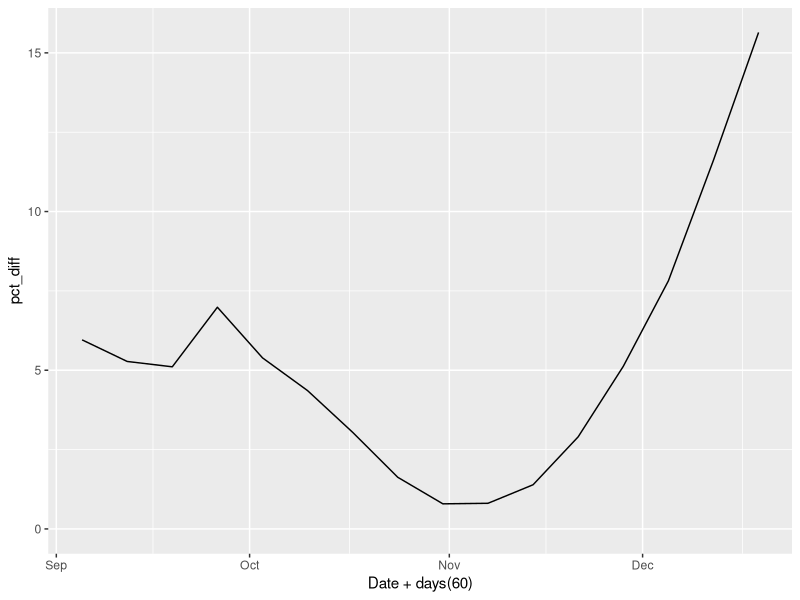

Here is the R script that generated this plot: (Note: this script raises an error after producing the figure.)
library(tidyverse)
library(magrittr)
library(lubridate)
library(scales)
library(ggtext)
library(patchwork)

Sys.setlocale("LC_ALL", "da_DK.UTF-8")

my_breaks <- c(ymd("2021-10-01"), ymd("2021-12-01"))

# Read and clean up -------------------------------------------------------

bt_1 <- read_csv2("../data/tidy_breakthru_table1.csv")
bt_2 <- read_csv2("../data/tidy_breakthru_table2.csv")

# function for calculating test adjusted incidence
tai <- function(pop, pos, tests, beta) {
  pos / (pop * (tests / pop)**beta) * 100000
}

beta <- 0.5
# Check that table2 data is consistent with table1 data -------------------

# check that cases and repositive numbers match
bt_2 %>%
  group_by(Week, Type, Variable, Group, Vax_status) %>%
  summarize(Number_table2 = sum(Value, na.rm = TRUE)) %>%
  inner_join(filter(bt_1, Type == "antal" & Variable == "cases"), by = c("Week", "Type", "Variable", "Group", "Vax_status")) %>%
  mutate(Check = Number_table2 == Value) %>%
  pull(Check) %>%
  all() # -> they are identical in table 1 and 2, as expected.

# compare my calculation of population sizes with those in table 1
temp_df_1 <- bt_2 %>%
  filter(Variable %in% c("cases", "tests")) %>%
  pivot_wider(names_from = c(Type, Variable, Group), values_from = Value, names_sep = "_") %>%
  select(-incidence_tests_alle, -antal_tests_total) %>%
  mutate(
    antal_personer_notprevpos = antal_cases_notprevpos / incidence_cases_notprevpos * 100000,
    antal_personer_alle = (antal_cases_notprevpos + antal_cases_prevpos) / incidence_cases_alle * 100000,
    antal_personer_prevpos = antal_personer_alle - antal_personer_notprevpos,
    incidence_cases_prevpos = antal_cases_prevpos / antal_personer_prevpos * 100000,
    antal_tests_prevpos = antal_tests_alle - antal_tests_notprevpos
  ) %>%
  select(-incidence_cases_alle, -antal_tests_alle) %>%
  pivot_longer(c(antal_cases_notprevpos:antal_tests_prevpos), names_to = c("Type", "Variable", "Group"), values_to = "Value", names_sep = "_") %>%
  arrange(Aldersgruppe, Week, Vax_status, Type, Variable, Group)

temp_df_1 <- bt_2 %>%
  filter(Variable %in% c("cases", "tests")) %>%
  pivot_wider(names_from = c(Type, Variable, Group), values_from = Value, names_sep = "_") %>%
  select(-incidence_tests_alle, -antal_tests_total) %>%
  mutate(
    antal_personer_notprevpos = antal_cases_notprevpos / incidence_cases_notprevpos * 100000,
    antal_personer_alle = (antal_cases_notprevpos + antal_cases_prevpos) / incidence_cases_alle * 100000,
    antal_personer_prevpos = antal_personer_alle - antal_personer_notprevpos,
    incidence_cases_prevpos = antal_cases_prevpos / antal_personer_prevpos * 100000,
    antal_tests_prevpos = antal_tests_alle - antal_tests_notprevpos,
    incidence_tac_notprevpos = tai(antal_personer_notprevpos, antal_cases_notprevpos, antal_tests_notprevpos, beta),
    incidence_tac_prevpos = tai(antal_personer_prevpos, antal_cases_prevpos, antal_tests_prevpos, beta)
  ) %>%
  select(-incidence_cases_alle, -antal_tests_alle) %>%
  pivot_longer(c(antal_cases_notprevpos:incidence_tac_prevpos), names_to = c("Type", "Variable", "Group"), values_to = "Value", names_sep = "_") %>%
  arrange(Aldersgruppe, Week, Vax_status, Type, Variable, Group)

pop_check <- temp_df_1 %>%
  filter(Type != "incidence") %>%
  group_by(Week, Vax_status, Type, Variable, Group) %>%
  summarize(
    Table2 = sum(Value, na.rm = TRUE)
  ) %>%
  inner_join(filter(bt_1, Type == "antal" & Variable == "personer"), by = c("Week", "Type", "Variable", "Group", "Vax_status")) %>%
  mutate(
    Diff = Table2 - Value,
    Diff_pct = round(abs(Diff / Table2) * 100, 2)
  ) %>% 
  arrange(desc(Diff_pct))
# -> Within the categories that I'm using ("Ingen vaccination" and "Anden vaccination") the max percent difference is 0.11% -> I trust the calculation.

# compare my calculation of prev infection population with those calculated from table 1. Given that the above check was OK, this is just a double check.
prevpos_check <- temp_df_1 %>%
  filter(Type != "incidence") %>%
  group_by(Week, Vax_status, Type, Variable, Group) %>%
  summarize(
    Table2 = sum(Value, na.rm = TRUE)
  ) %>%
  inner_join(filter(bt_1, Type == "antal" & Variable == "personer"), by = c("Week", "Type", "Variable", "Group", "Vax_status")) %>%
  rename(Table1 = Value) %>%
  # pivot swap
  pivot_wider(names_from = c(Variable, Group), values_from = c(Table1, Table2), names_sep = "_") %>%
  pivot_longer(c(-Week, -Vax_status, -Type), names_to = c("Dataset", "Variable", "Group"), values_to = "value", names_sep = "_") %>%
  pivot_wider(names_from = c(Variable, Group), values_from = value, names_sep = "_") %>%
  mutate(
    personer_prevpos = personer_alle - personer_notprevpos
  ) %>%
  select(-personer_alle, -personer_notprevpos) %>%
  pivot_wider(names_from = Dataset, values_from = personer_prevpos) %>%
  mutate(
    Diff = Table2 - Table1,
    Diff_pct = round(abs(Diff / Table2) * 100, 2)
  ) %>% 
  arrange(desc(Diff_pct))
# -> Within the categories that I'm using ("Ingen vaccination" and "Anden vaccination") the max percent difference is 1.97% and most are <1% -> I still trust the calculation.

# Check how my calculations compare with total infected over time ------------

temp_df_2 <- prevpos_check %>%
  filter(Vax_status %in% c("Ingen vaccination", "Første vaccination", "Anden vaccination")) %>%
  group_by(Week) %>%
  summarize(Table2 = sum(Table2, na.rm = TRUE)) %>%
  mutate(Date = as.Date(paste0("2021", sprintf("%02d", Week), "7"), "%Y%U%u"))

x <- read_csv2("../data/SSI_daily_data.csv") %>%
  filter(name == "Positive") %>%
  select(Date, daily) %>%
  mutate(cum_daily = cumsum(daily)) %>%
  full_join(temp_df_2, by = "Date") %>%
  mutate(Table2 = lead(Table2, 60)) %>%
  filter(!is.na(Table2)) %>%
  mutate(pct_diff = abs(cum_daily - Table2) / Table2 * 100) %>%
  ggplot() +
  geom_line(aes(Date + days(60), pct_diff)) +
  scale_y_continuous(limits = c(0, NA))

# Between 0.8% and 6% difference. This is close enough

# Plots -------------------------------------------------------------------

plot_data <- temp_df_1 %>%
  filter(
    !Aldersgruppe %in% c("0-5", "6-11"),
    Vax_status %in% c("Ingen vaccination", "Fuld effekt efter primært forløb", "Fuld effekt efter revaccination"),
    Variable != "tests",
    Variable != "personer"
  ) %>%
  mutate(Date = as.Date(paste0(2021, sprintf("%02d", Week), "1"), "%Y%U%u")) %>%
  filter(!(Vax_status %in% c("Fuld effekt efter primært forløb", "Fuld effekt efter revaccination") & Group == "prevpos")) %>%
  mutate(Immunity_status = case_when(
    Vax_status == "Ingen vaccination" & Group == "prevpos" ~ "Tidligere positiv",
    TRUE ~ Vax_status
  )) %>%
  mutate(Immunity_status = case_when(
    Immunity_status == "Fuld effekt efter primært forløb" ~ "Fuld effekt 2 doser",
    Immunity_status == "Fuld effekt efter revaccination" ~ "Fuld effekt 3 doser",
    TRUE ~ Immunity_status
  )) %>% 
  mutate(Value = ifelse(Value < 3, NA, Value))

plot_data$Immunity_status <- factor(plot_data$Immunity_status, levels = c("Ingen vaccination", "Fuld effekt 2 doser", "Fuld effekt 3 doser", "Tidligere positiv"))

p1 <- plot_data %>%
  filter(
    Type == "incidence", 
    Variable != "tac",
   !(Aldersgruppe %in% c("60-64", "65-69", "70-79", "80+") & Immunity_status == "Tidligere positiv"),
   !(Aldersgruppe %in% c("12-15", "16-19") & Immunity_status == "Fuld effekt 3 doser")
    ) %>%
  ggplot() +
  geom_line(aes(Date, Value, fill = Immunity_status, color = Immunity_status), size = 0.7, alpha = 1) +
  scale_fill_manual(name = "", values = c(pct_col, admit_col, "#67cc32", pos_col)) +
  scale_color_manual(guide = FALSE, name = "", values = c(pct_col, admit_col, "#67cc32", pos_col)) +
  scale_x_date(labels = my_date_labels, breaks = my_breaks, expand = expansion(mult = 0.01)) +
  scale_y_continuous(limits = c(0, NA), expand = expansion(mult = 0.02)) +
  labs(
    y = "Positive per 100.000",
    title = "Positive per 100.000",
    subtitle = "Angiver antal positive per 100.000 i alders- og immunitetsgruppen"
  ) +
  facet_wrap(~Aldersgruppe, ncol = 5) +
  facet_theme +
  guides(fill = guide_legend(override.aes = list(alpha = 1))) +
  theme(
    plot.title = element_text(size = 11, face = "bold", margin = margin(b = 3)),
    plot.margin = margin(0.7, 0.7, 0.2, 0.7, "cm"),
    plot.caption.position = "plot",
    panel.background = element_rect(
      fill = "gray97",
      colour = NA,
      size = 0.3
    ),
  )

p2 <- plot_data %>%
  filter(
    Type == "incidence", 
    Variable == "tac",
    !(Aldersgruppe %in% c("60-64", "65-69", "70-79", "80+") & Immunity_status == "Tidligere positiv"),
    !(Aldersgruppe %in% c("12-15", "16-19") & Immunity_status == "Fuld effekt 3 doser")
  ) %>%
  ggplot() +
  geom_line(aes(Date, Value, fill = Immunity_status, color = Immunity_status), size = 0.7, alpha = 1) +
  scale_fill_manual(name = "", values = c(pct_col, admit_col, "#67cc32", pos_col)) +
  scale_color_manual(guide = FALSE, name = "", values = c(pct_col, admit_col, "#67cc32", pos_col)) +
  scale_x_date(labels = my_date_labels, breaks = my_breaks, expand = expansion(mult = 0.01)) +
  scale_y_continuous(limits = c(0, NA), expand = expansion(mult = 0.02)) +
  labs(
    y = "Testjusteret positive per 100.000",
    title = "Testjusteret antal positive per 100.000 (beta = 0.5)",
    subtitle = "Angiver den testjusterede incidens i alders- og immunitetsgruppen"
  ) +
  facet_wrap(~Aldersgruppe, ncol = 5) +
  facet_theme +
  guides(fill = guide_legend(override.aes = list(alpha = 1))) +
  theme(
    plot.title = element_text(size = 11, face = "bold", margin = margin(b = 3)),
    plot.margin = margin(0.7, 0.7, 0.2, 0.7, "cm"),
    plot.caption.position = "plot",
    panel.background = element_rect(
      fill = "gray97",
      colour = NA,
      size = 0.3
    ),
  )


p3 <- plot_data %>%
  filter(Type == "antal") %>%
  ggplot() +
  geom_area(aes(Date, Value, fill = Immunity_status, color = Immunity_status), size = 0, stat = "identity", position = "stack", alpha = 0.9) +
  scale_fill_manual(name = "", values = c(pct_col, admit_col, "#67cc32", pos_col)) +
  scale_color_manual(guide = FALSE, name = "", values = c(pct_col, admit_col,"#67cc32", pos_col)) +
  scale_x_date(labels = my_date_labels, breaks = my_breaks, expand = expansion(mult = 0.01)) +
  scale_y_continuous(limits = c(0, NA), expand = expansion(mult = 0.02)) +
  labs(
    y = "Positive",
    title = "Absolut antal positive",
    subtitle = "Angiver total antal positive opdelt på immunitetsstatus (grupperne er stablet)"
  ) +
  facet_wrap(~Aldersgruppe, ncol = 5) +
  facet_theme +
  guides(fill = guide_legend(override.aes = list(alpha = 1))) +
  theme(
    plot.title = element_text(size = 11, face = "bold", margin = margin(b = 3)),
    plot.margin = margin(0.7, 0.7, 0.2, 0.7, "cm"),
    plot.caption.position = "plot",
    panel.background = element_rect(
      fill = "gray97",
      colour = NA,
      size = 0.3
    ),
  )

p1 / p3 + plot_layout(guides = "collect") +
  plot_annotation(
    title = "Ugentligt antal positive opdelt på alder og immunitetsstatus",
    subtitle = "Relative og absolutte antal personer med positiv SARS-CoV-2 PCR test.\n'Tidligere positive' = tidligere positive, ikke-vaccinerede.\nØvrige tre grupper = ikke tidligere positive.",
    caption = standard_caption,
    theme = theme(
      plot.margin = margin(0.7, 0.2, 0.2, 0.2, "cm"),
      plot.title = element_text(size = rel(1.3), face = "bold", margin = margin(b = 5)),
      plot.subtitle = element_text(size = rel(0.9)),
      plot.caption = element_text(color = "gray60", hjust = 0, size = 10),
    )
  ) & theme(
  text = element_text(family = "lato"),
  strip.text.x = element_text(margin = margin(0, 0, 0.8, 0)),
  legend.position = "bottom",
  legend.text = element_text(size = rel(1)),
  legend.key.size = unit(0.34, "cm"),
  panel.grid.major.x = element_line(color = "white", size = rel(1)),
  panel.grid.major.y = element_line(color = "white"),
  panel.grid.minor.x = element_blank()
)

ggsave("../figures/bt_cases_age_time_2.png", width = 16, height = 20, units = "cm", dpi = 300)

p2 / p3 + plot_layout(guides = "collect") +
  plot_annotation(
    title = "Ugentligt antal positive opdelt på alder og immunitetsstatus",
    subtitle = "Relative og absolutte antal personer med positiv SARS-CoV-2 PCR test.\n'Tidligere positive' = tidligere positive, ikke-vaccinerede.\nØvrige tre grupper = ikke tidligere positive.",
    caption = standard_caption,
    theme = theme(
      plot.margin = margin(0.7, 0.2, 0.2, 0.2, "cm"),
      plot.title = element_text(size = rel(1.3), face = "bold", margin = margin(b = 5)),
      plot.subtitle = element_text(size = rel(0.9)),
      plot.caption = element_text(color = "gray60", hjust = 0, size = 10),
    )
  ) & theme(
  text = element_text(family = "lato"),
  strip.text.x = element_text(margin = margin(0, 0, 0.8, 0)),
  legend.position = "bottom",
  legend.text = element_text(size = rel(1)),
  legend.key.size = unit(0.34, "cm"),
  panel.grid.major.x = element_line(color = "white", size = rel(1)),
  panel.grid.major.y = element_line(color = "white"),
  panel.grid.minor.x = element_blank()
)

ggsave("../figures/bt_tac_age_time_2.png", width = 16, height = 20, units = "cm", dpi = 300)

plot_data <- temp_df_1 %>%
  filter(
    !Aldersgruppe %in% c("0-5", "6-11"),
    Vax_status %in% c("Ingen vaccination", "Fuld effekt efter primært forløb", "Fuld effekt efter revaccination"),
  ) %>%
  mutate(Date = as.Date(paste0(2021, sprintf("%02d", Week), "1"), "%Y%U%u")) %>%
  filter(!(Vax_status %in% c("Fuld effekt efter primært forløb", "Fuld effekt efter revaccination") & Group == "prevpos")) %>%
  mutate(Immunity_status = case_when(
    Vax_status == "Ingen vaccination" & Group == "prevpos" ~ "Tidligere positiv",
    TRUE ~ Vax_status
  )) %>%
  mutate(Immunity_status = case_when(
    Immunity_status == "Fuld effekt efter primært forløb" ~ "Fuld effekt 2 doser",
    Immunity_status == "Fuld effekt efter revaccination" ~ "Fuld effekt 3 doser",
    TRUE ~ Immunity_status
  )) %>%
  filter(
    Variable %in% c("tests", "personer"),
    Group != "alle",
    Type == "antal"
  ) %>%
  pivot_wider(names_from = Variable, values_from = Value) %>%
  mutate(incidence_tests = tests / personer * 100000) 

plot_data$Immunity_status <- factor(plot_data$Immunity_status, levels = c("Ingen vaccination", "Fuld effekt 2 doser", "Fuld effekt 3 doser", "Tidligere positiv"))

plot_data %>%
  ggplot() +
  geom_line(aes(Date, incidence_tests, color = Immunity_status), size = 0.7, alpha = 1) +
  scale_color_manual(name = "", values = c(pct_col, admit_col, "#67cc32", pos_col)) +
  scale_x_date(labels = my_date_labels, breaks = my_breaks, expand = expansion(mult = 0.01)) +
  scale_y_continuous(limits = c(0, NA), expand = expansion(mult = 0.02)) +
  labs(
    y = "Tests per 100.000",
    title = "Tests per 100.000",
    subtitle = "Angiver antal testede per 100.000 i alders- og immunitetsgruppen"
  ) +
  facet_wrap(~Aldersgruppe, ncol = 5) +
  facet_theme +
  guides(color = guide_legend(override.aes = list(size = 1.5))) +
  theme(
    plot.title = element_text(size = 11, face = "bold", margin = margin(b = 3)),
    plot.margin = margin(0.7, 0.7, 0.2, 0.7, "cm"),
    panel.grid.major.x = element_line(color = "white", size = rel(1)),
    panel.grid.major.y = element_line(color = "white"),
    panel.grid.minor.x = element_blank(),
    plot.caption.position = "plot",
    panel.background = element_rect(
      fill = "gray97",
      colour = NA,
      size = 0.3
    ),
  )

ggsave("../figures/bt_tests_age_time.png", width = 18, height = 10, units = "cm", dpi = 300)

plot_data <- temp_df_1 %>%
  filter(
    !Aldersgruppe %in% c("0-5", "6-11"),
    Vax_status %in% c("Ingen vaccination", "Fuld effekt efter primært forløb", "Fuld effekt efter revaccination"),
    !str_detect(Variable, "tests"),
    !str_detect(Variable, "personer")
  ) %>%
  mutate(Date = as.Date(paste0(2021, sprintf("%02d", Week), "1"), "%Y%U%u")) %>%
  filter(!(Vax_status %in% c("Fuld effekt efter primært forløb", "Fuld effekt efter revaccination") & Group == "prevpos")) %>%
  mutate(Immunity_status = case_when(
    Vax_status == "Ingen vaccination" & Group == "prevpos" ~ "Tidligere positiv",
    TRUE ~ Vax_status
  )) %>%
  mutate(Immunity_status = case_when(
    Immunity_status == "Fuld effekt efter primært forløb" ~ "Fuld effekt 2 doser",
    Immunity_status == "Fuld effekt efter revaccination" ~ "Fuld effekt 3 doser",
    TRUE ~ Immunity_status
  )) 

plot_data$Immunity_status <- factor(plot_data$Immunity_status, levels = c("Ingen vaccination", "Fuld effekt 2 doser", "Fuld effekt 3 doser", "Tidligere positiv"))

plot_data %>%
  filter(Type == "antal", Immunity_status == "Tidligere positiv") %>%
  ggplot() +
  geom_line(aes(Date, Value, fill = Immunity_status, color = Immunity_status), size = 1, alpha = 1) +
  scale_fill_manual(name = "", values = c(pos_col)) +
  scale_color_manual(guide = FALSE, name = "", values = c(pos_col)) +
  scale_x_date(labels = my_date_labels, breaks = my_breaks, expand = expansion(mult = 0.01)) +
  scale_y_continuous(limits = c(0, NA), expand = expansion(mult = 0.02)) +
  labs(
    y = "Repositive",
    title = "Absolut antal repositive tidligere positive"
  ) +
  facet_wrap(~Aldersgruppe, ncol = 5) +
  facet_theme +
  guides(fill = guide_legend(override.aes = list(alpha = 1))) +
  theme(
    plot.title = element_text(size = 11, face = "bold", margin = margin(b = 3)),
    plot.margin = margin(0.7, 0.7, 0.2, 0.7, "cm"),
    plot.caption.position = "plot",
    panel.grid.major.x = element_line(color = "white", size = rel(1)),
    panel.grid.major.y = element_line(color = "white"),
    panel.grid.minor.x = element_blank(),
    panel.background = element_rect(
      fill = "gray97",
      colour = NA,
      size = 0.3
    ),
  )

ggsave("../figures/bt_cases_prevpos_age_time.png", width = 18, height = 10, units = "cm", dpi = 300)

plot_data %>%
  filter(Type == "antal", Immunity_status == "Fuld effekt 3 doser") %>%
  ggplot() +
  geom_line(aes(Date, Value, fill = Immunity_status, color = Immunity_status), size = 1, alpha = 1) +
  scale_fill_manual(name = "", values = "#67cc32") +
  scale_color_manual(guide = FALSE, name = "", values = "#67cc32") +
  scale_x_date(labels = my_date_labels, breaks = my_breaks, expand = expansion(mult = 0.01)) +
  scale_y_continuous(limits = c(0, NA), expand = expansion(mult = 0.02)) +
  labs(
    y = "Positive",
    title = "Absolut antal positive for booster"
  ) +
  facet_wrap(~Aldersgruppe, ncol = 5) +
  facet_theme +
  guides(fill = guide_legend(override.aes = list(alpha = 1))) +
  theme(
    plot.title = element_text(size = 11, face = "bold", margin = margin(b = 3)),
    plot.margin = margin(0.7, 0.7, 0.2, 0.7, "cm"),
    plot.caption.position = "plot",
    panel.grid.major.x = element_line(color = "white", size = rel(1)),
    panel.grid.major.y = element_line(color = "white"),
    panel.grid.minor.x = element_blank(),
    panel.background = element_rect(
      fill = "gray97",
      colour = NA,
      size = 0.3
    ),
  )

ggsave("../figures/bt_cases_booster_age_time.png", width = 18, height = 10, units = "cm", dpi = 300)

plot_data <- temp_df_1 %>%
  filter(
    Variable == "personer",
    Group == "alle"
  ) %>%
  mutate(Date = as.Date(paste0(2021, sprintf("%02d", Week), "1"), "%Y%U%u")) %>%  
  filter(!(Vax_status %in% c("Fuld effekt efter primært forløb", "Fuld effekt efter revaccination"))) %>% 
  mutate(Vax_track = ifelse(Vax_status != "Ingen vaccination", "Påbegyndt vaccination", Vax_status)) %>% 
  group_by(Date, Vax_track, Aldersgruppe) %>% 
  summarize(Value = sum(Value, na.rm = TRUE))


plot_data$Aldersgruppe <- factor(plot_data$Aldersgruppe, levels = c("0-5", "6-11", "12-15", "16-19", "20-29", "30-39", "40-49", "50-59", "60-64", "65-69", "70-79", "80+"))


plot_data %>%
  ggplot() +
  geom_area(aes(Date, Value, fill = Vax_track), position = "fill", size = 1, alpha = 1) +
  scale_x_date(labels = my_date_labels, breaks = my_breaks, expand = expansion(mult = 0.01)) +
  scale_fill_manual(name = "", values = c(pct_col, admit_col)) +
  scale_y_continuous(limits = c(0, NA), labels = function(x) paste0(x * 100, " %"), expand = expansion(mult = c(0.05, 0))) +
  labs(
    y = "Andel",
    title = "Personer opdelt på vaccinationsstatus"
  ) +
  facet_wrap(~Aldersgruppe, ncol = 6) +
  facet_theme +
  guides(fill = guide_legend(override.aes = list(alpha = 1))) +
  theme(
    plot.title = element_text(size = 11, face = "bold", margin = margin(b = 3)),
    plot.margin = margin(0.7, 0.7, 0.2, 0.7, "cm"),
    plot.caption.position = "plot",
    panel.grid.minor.x = element_blank()
  )

ggsave("../figures/bt_personer_vax_age_time.png", width = 18, height = 10, units = "cm", dpi = 300)
